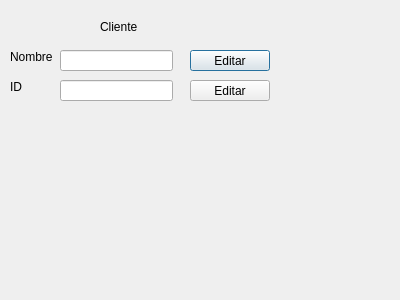
<?xml version="1.0" encoding="UTF-8"?>
<ui version="4.0">
 <class>pantalla_modificar</class>
 <widget class="QDialog" name="pantalla_modificar">
  <property name="geometry">
   <rect>
    <x>0</x>
    <y>0</y>
    <width>400</width>
    <height>300</height>
   </rect>
  </property>
  <property name="windowTitle">
   <string>Dialog</string>
  </property>
  <widget class="QLineEdit" name="lineEdit">
   <property name="geometry">
    <rect>
     <x>60</x>
     <y>50</y>
     <width>113</width>
     <height>21</height>
    </rect>
   </property>
  </widget>
  <widget class="QLabel" name="label">
   <property name="geometry">
    <rect>
     <x>100</x>
     <y>20</y>
     <width>47</width>
     <height>13</height>
    </rect>
   </property>
   <property name="text">
    <string>Cliente</string>
   </property>
  </widget>
  <widget class="QLabel" name="label_2">
   <property name="geometry">
    <rect>
     <x>10</x>
     <y>50</y>
     <width>47</width>
     <height>13</height>
    </rect>
   </property>
   <property name="text">
    <string>Nombre</string>
   </property>
  </widget>
  <widget class="QLabel" name="label_3">
   <property name="geometry">
    <rect>
     <x>10</x>
     <y>80</y>
     <width>47</width>
     <height>13</height>
    </rect>
   </property>
   <property name="text">
    <string>ID</string>
   </property>
  </widget>
  <widget class="QLineEdit" name="lineEdit_2">
   <property name="geometry">
    <rect>
     <x>60</x>
     <y>80</y>
     <width>113</width>
     <height>21</height>
    </rect>
   </property>
  </widget>
  <widget class="QPushButton" name="pushButton">
   <property name="geometry">
    <rect>
     <x>190</x>
     <y>50</y>
     <width>80</width>
     <height>21</height>
    </rect>
   </property>
   <property name="text">
    <string>Editar</string>
   </property>
  </widget>
  <widget class="QPushButton" name="pushButton_2">
   <property name="geometry">
    <rect>
     <x>190</x>
     <y>80</y>
     <width>80</width>
     <height>21</height>
    </rect>
   </property>
   <property name="text">
    <string>Editar</string>
   </property>
  </widget>
 </widget>
 <resources/>
 <connections/>
</ui>
